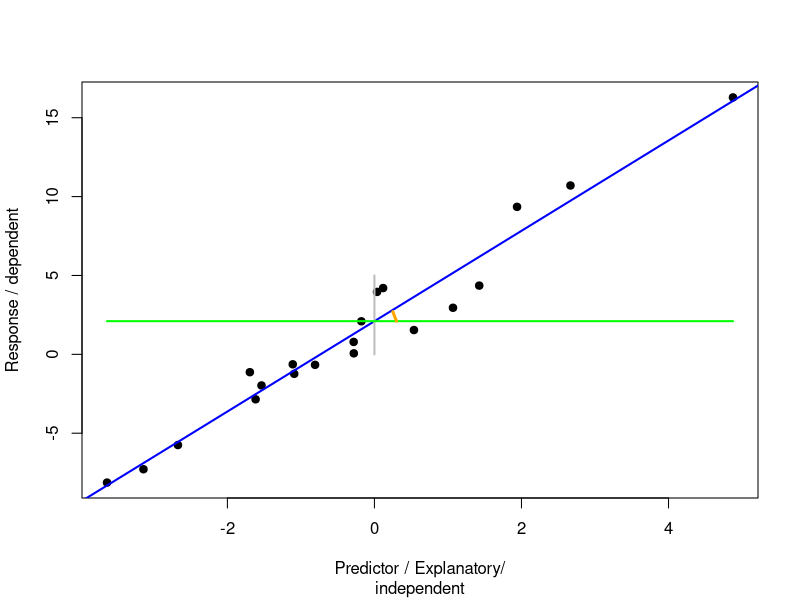
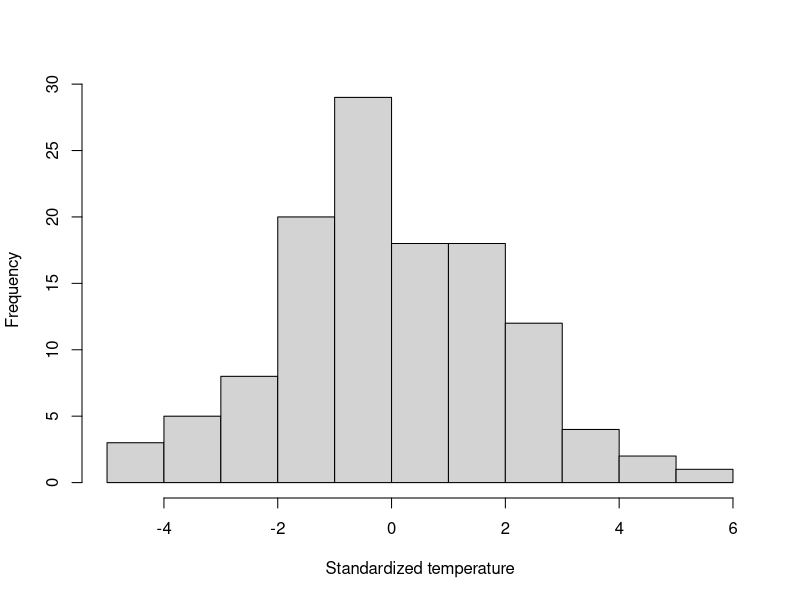
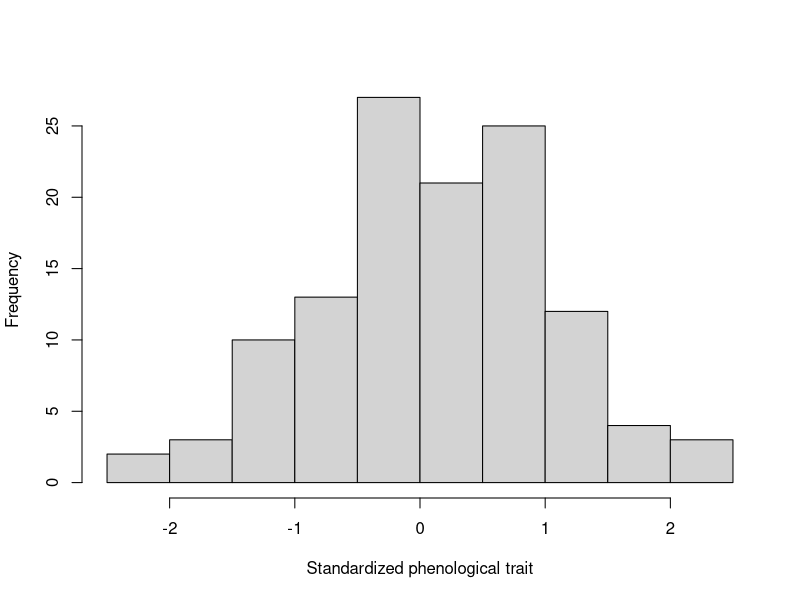
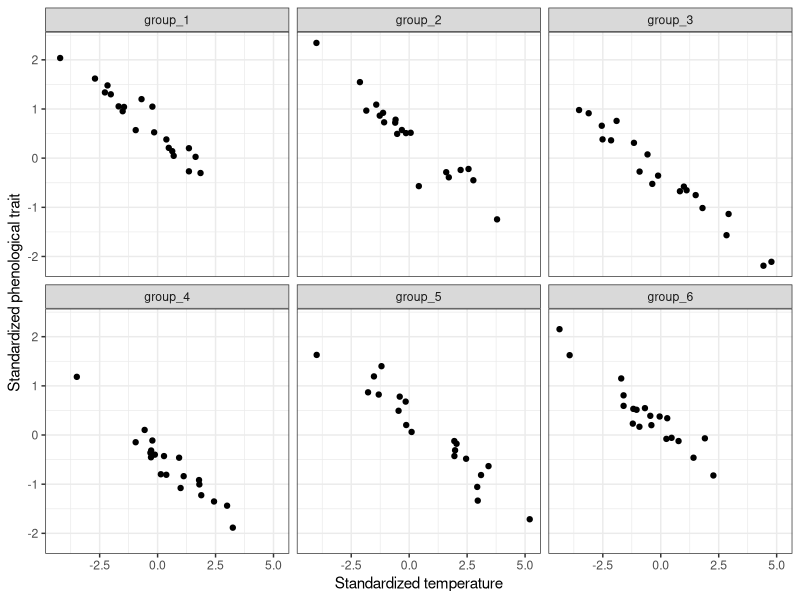
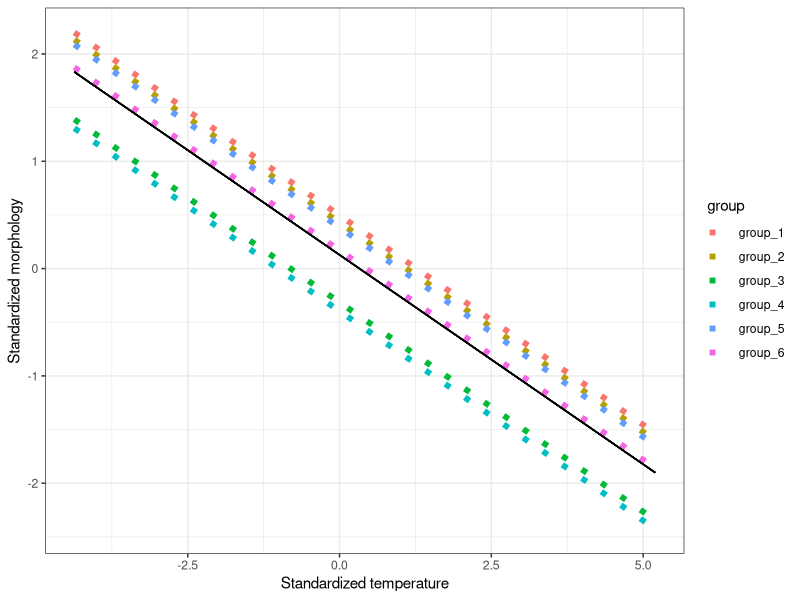
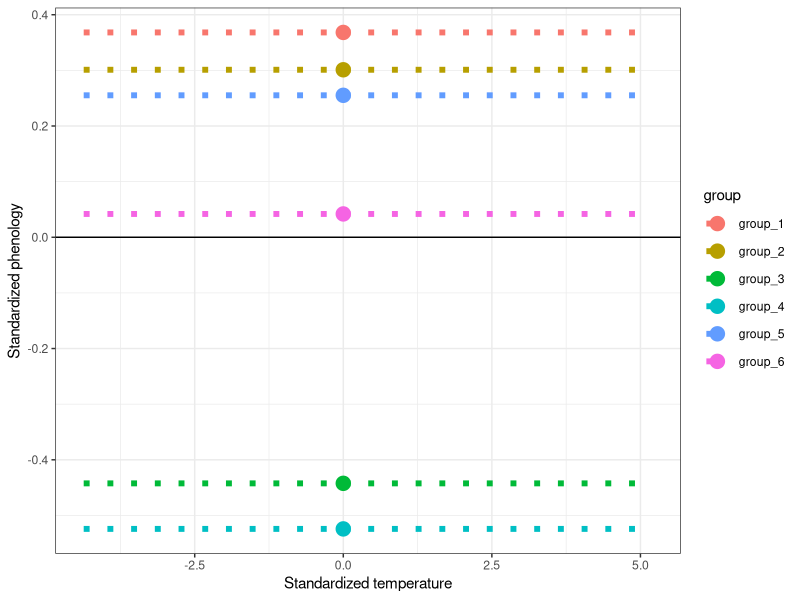
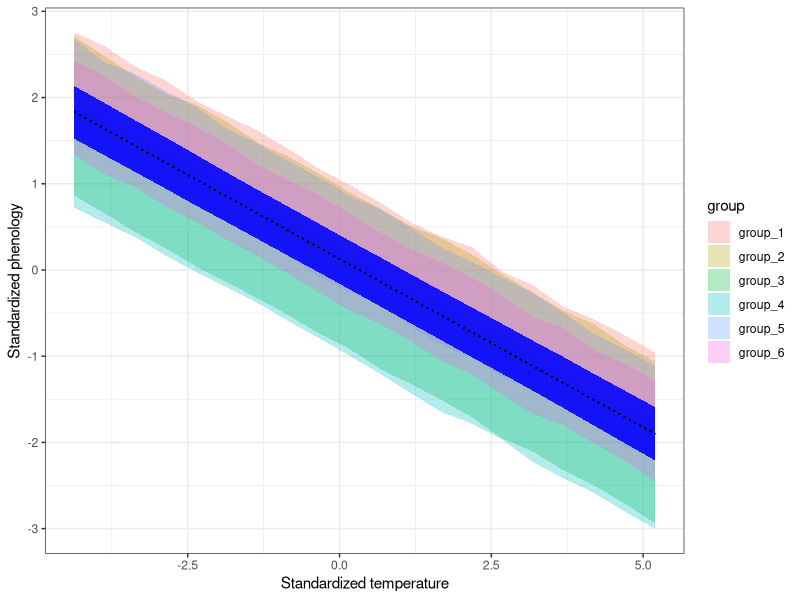
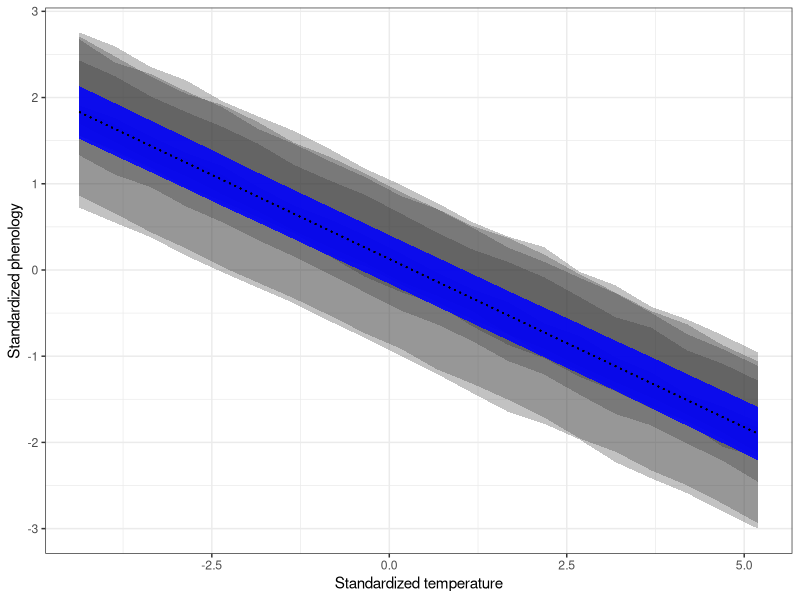

Here is the R script that generated these plots, in order:
## ---- chunk 1
knitr::opts_chunk$set(echo = FALSE)
library(tidyverse)
library(ggplot2)
library(lme4)
library(merTools)
## ---- chunk 2
npoints <- 20
x <- rnorm(npoints, mean = 0, sd= 2)
y <- 2 + x*3 + rnorm(npoints, 0, 1)
plot(y ~ x, pch = 19, xlab = 'Predictor / Explanatory/',
     ylab = 'Response / dependent')
mtext('independent', side = 1, line = 4)
abline(lm(y ~ x), col = 'blue', lwd = 2)
segments(x0 = 0, y0 = 0, x1 = 0, y1 = 5, col = 'grey', lwd = 2)
segments(x0 = min(x), y0 = coef(lm(y ~ x))[1], x1 = max(x), y1 = coef(lm(y ~ x))[1], col = 'green', lwd = 2)

segments(x0 = 0.3, y0 = coef(lm(y ~ x))[1], x1 = 0.25, y1 = coef(lm(y ~ x))[1] + 0.6, col = 'orange', lwd = 3)


## ---- chunk 3
SimulateMix <- function(intercept, slope, n, group.nb, var.group, var.error, times.perGroup){
  data <- data.frame(intercept = intercept, slope = slope, x = rnorm(n, 0, 2))
  data$group <- factor(rep(paste("group", 1:group.nb, sep = "_"), times.perGroup))
  data$b <- rep(rnorm(group.nb, mean = 0, sd = sqrt(var.group)), times.perGroup)
  data$error <- rnorm(n, mean = 0, sd = sqrt(var.error))
  data$y <- data$intercept + data$slope*data$x + data$b + data$error
  data <- data[order(data$group),]
  return(data)
}


## ---- chunk 4
set.seed(5)
Weight_sim <- SimulateMix(intercept = 0.1, slope = -0.4, n = 120, 
                          group.nb = 6, var.group = 0.1, 
                          var.error = 0.05, times.perGroup = 20)

Weight_sim[c(1:5, 21:25), ]
## ---- chunk 5
hist(Weight_sim$x, main = NULL, xlab = 'Standardized temperature')

## ---- chunk 6
hist(Weight_sim$y, main = NULL, xlab = 'Standardized phenological trait')

## ---- chunk 7
ggplot(Weight_sim, aes(x = x, y = y)) +
  facet_wrap(vars(group)) + geom_point() +
  theme_bw() + xlab('Standardized temperature') +
  ylab('Standardized phenological trait')
## ---- chunk 8
mod_randi <- lmer(y ~ x + (1|group), data = Weight_sim, REML = FALSE)

## ---- chunk 9
summary(mod_randi)
## ---- chunk 10
summary(mod_randi)
## ---- chunk 11
c(coef_lmer       <- as.numeric(fixef(mod_randi)[1]), as.numeric(fixef(mod_randi)[2]), 
  var_group_lmer  <- as.numeric(attr(VarCorr(mod_randi)$group, "stddev")^2),
  var_error_lmer  <- as.numeric(attr(VarCorr(mod_randi), "sc")^2))
## ---- chunk 12
fixef(mod_randi)
## ---- chunk 13
ranef(mod_randi)
## ---- chunk 14
summary(mod_randi)
var_group_lmer  <- as.numeric(attr(VarCorr(mod_randi)$group, "stddev")^2)
var_error_lmer  <- as.numeric(attr(VarCorr(mod_randi), "sc")^2)
ICC <- var_group_lmer / (var_group_lmer + var_error_lmer)
## ---- chunk 15
new.dat <- expand.grid('group' = unique(Weight_sim$group), 
                       x = seq(from = min(Weight_sim$x), to = 
                                    max(Weight_sim$x), length.out = 20))

new.dat[1:9, ]
## ---- chunk 16
new.dat$pred_fix <- predict(mod_randi, newdata = new.dat, re.form = ~ 0)
new.dat$pred <- predict(mod_randi, newdata = new.dat, re.form = NULL)

ggplot(data = new.dat, aes(x = x, y = pred, group = group, col = group)) +
  geom_line(lty = 3, linewidth = 2) + theme_bw() +
  geom_line(data = new.dat, aes(x = x, y = pred_fix), col = 'black') +
  xlab('Standardized temperature') + ylab('Standardized morphology')
## ---- chunk 17
new.dat$pred_ranE <- predict(mod_randi, newdata = new.dat, re.form = NULL, random.only = TRUE)
randEF <- as.data.frame(ranef(mod_randi)) %>% 
  rename(group = grp)
ggplot(data = new.dat, aes(x = x, y = pred_ranE, group = group, col = group)) +
  geom_line(lty = 3, linewidth = 2) + theme_bw() +
  geom_hline(yintercept = 0, col = 'black') + 
  geom_point(data = randEF, aes(x = 0, y = condval, col = group), pch = 20, size = 7) +
  xlab('Standardized temperature') + ylab('Standardized phenology')
## ---- chunk 18
CI_full <- predictInterval(mod_randi, newdata=new.dat, level = 0.95) # by default uncertainty due to fixed effects, random eff and the residual variance
CI_fix <- predictInterval(mod_randi, newdata = new.dat, level = 0.95, which = 'fixed', include.resid.var = FALSE) # uncertainty in fixed effects
CI_fix <- CI_fix %>% 
  rename(upr_Fix = upr, lwr_Fix = lwr) %>% 
  dplyr::select(., !fit)
new.dat <- cbind(new.dat, CI_full, CI_fix)
head(new.dat)
## ---- chunk 19
ggplot(data = new.dat, aes(x = x, y = pred_fix, group = group)) +
 theme_bw() +
  geom_ribbon(data = new.dat, aes(x = x, ymin = lwr, ymax = upr, fill = group), alpha = 0.3) +
  geom_ribbon(data = new.dat, aes(x = x, ymin = lwr_Fix, ymax = upr_Fix), fill = 'blue',  alpha = 0.3) +
   geom_line(lty = 3) + 
  xlab('Standardized temperature') + ylab('Standardized phenology')
## ---- chunk 20
ggplot(data = new.dat, aes(x = x, y = pred_fix, group = group)) +
   theme_bw() +
  geom_ribbon(data = new.dat, aes(x = x, ymin = lwr, ymax = upr), alpha = 0.3) +
  geom_ribbon(data = new.dat, aes(x = x, ymin = lwr_Fix, ymax = upr_Fix), fill = 'blue',  alpha = 0.3) +
  geom_line(lty = 3) +
  xlab('Standardized temperature') + ylab('Standardized phenology')
## ---- chunk 21
Weight_sim$fitted <- fitted(mod_randi)
head(Weight_sim)

## ---- chunk 22

ggplot(Weight_sim, aes(x = x, y = y, group  = group, col = group)) +
  geom_point() + theme_bw() +
  geom_point(data = Weight_sim, aes(x =x, y = fitted, group = group), alpha = 0.4)
## ---- chunk 23
sub_group1 <- subset(Weight_sim, group == 'group_1')
ggplot(sub_group1, aes(x = x, y = y, group  = group, col = group)) +
  geom_point() + theme_bw() +
  geom_point(data = sub_group1, aes(x =x, y = fitted, group = group), alpha = 0.4) +
  geom_segment(data = sub_group1, aes(x = x, xend = x, y = y, yend = fitted),
               linewidth = 0.3, col = 'black')

## ---- chunk 24
mod_randsl <- lmer(y ~ x + (1 + x|group), data = Weight_sim, REML = FALSE)

summary(mod_randsl)
## ---- chunk 25
summary(mod_randsl)
## ---- chunk 26
SimulateMixSlope <- function(intercept, slope, slope.var, n, group.nb, var.group, var.error, times.perGroup){
  data <- data.frame(intercept = intercept, slope = slope, x = rnorm(n, 0, 2))
  data$group <- factor(rep(paste("group", 1:group.nb, sep = "_"), times.perGroup))
  data$b1 <- rep(rnorm(group.nb, mean = 0, sd = sqrt(var.group)), times.perGroup)
  data$b2 <- rep(rnorm(group.nb, mean = 0, sd = sqrt(slope.var)), times.perGroup)
  data$error <- rnorm(n, mean = 0, sd = sqrt(var.error))
  data$y <- data$intercept + data$slope*data$x + data$b1 + data$b2*data$x + data$error
  data <- data[order(data$group),]
  return(data)
}

Weight_simSl <- SimulateMixSlope(intercept = 0.1, slope = -0.4, n = 120, slope.var = 0.1, 
                          group.nb = 6, var.group = 0.1, 
                          var.error = 0.05, times.perGroup = 20)
Weight_simSl[1:20, ]
## ---- chunk 27
ggplot(Weight_simSl, aes(x = x, y = y)) +
  facet_wrap(vars(group)) + geom_point() +
  theme_bw() + xlab('Standardized temperature') +
  ylab('Standardized morphological trait')
## ---- chunk 28
mod_randsl_cor <- lmer(y ~ x + (1 + x|group), data = Weight_simSl, REML = FALSE)

summary(mod_randsl_cor)
## ---- chunk 29
summary(mod_randsl_cor)
## ---- chunk 30
summary(mod_randsl_cor)
## ---- chunk 31
new.slope <- new.dat
new.slope$pred_fix <- predict(mod_randsl_cor, newdata = new.slope, re.form = ~ 0)
new.slope$pred <- predict(mod_randsl_cor, newdata = new.slope, re.form = NULL)

ggplot(data = new.slope, aes(x = x, y = pred, group = group, col = group)) +
  geom_line(lty = 3, linewidth = 2) + theme_bw() +
  geom_line(data = new.slope, aes(x = x, y = pred_fix), col = 'black') +
  xlab('Standardized temperature') + ylab('Standardized morphology')
## ---- chunk 32
mod_randEf <- lmer(y ~ 1 + (1|group), data = Weight_sim, REML = FALSE)

summary(mod_randEf)
## ---- chunk 33
mod_uncorSl <- lmer(y ~ x + (1 | group) + (0 + x | group), data = Weight_simSl, REML = FALSE)
summary(mod_uncorSl)

## ---- chunk 34
mod_uncorSl_REML <- lmer(y ~ x + (1 | group) + (0 + x | group), data = Weight_simSl, REML = TRUE)
mod_randsl_cor_REML <- lmer(y ~ x + (1 + x| group), data = Weight_simSl, REML = TRUE)
AIC(mod_uncorSl_REML); AIC(mod_randsl_cor_REML)
